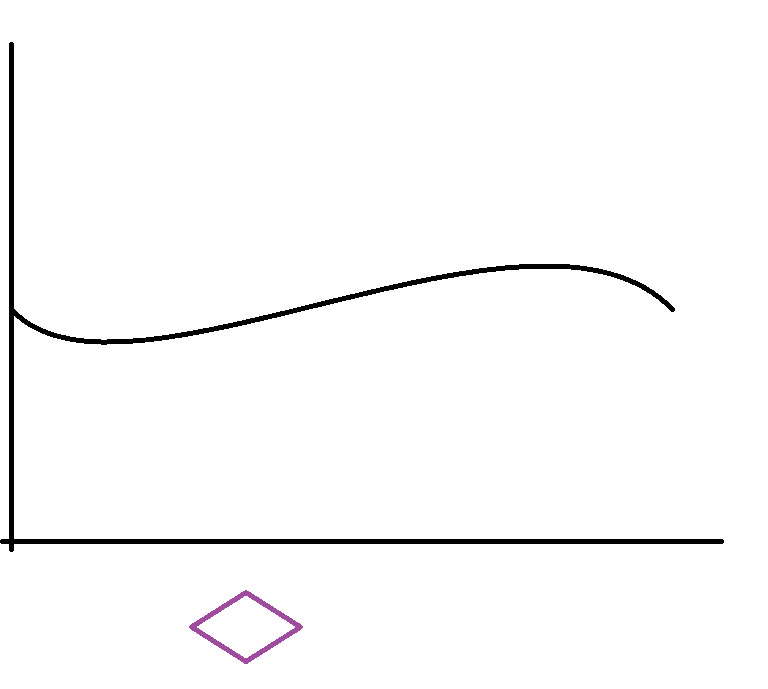
#> input picture audioWAV/test/source/expected.jpg, 768 x 689 px, found by its file name
$ python photo.py   (Python 2 division)
#> lines starting #> are read from the running program, lines starting #| are printed output that depends on the picture
### audioWAV/getPhotoPath.py
__author__ = 'eleanor.cui'
import json
import csv

# [17 lines left out: functions write_photo_path_inJSON, load_photo_path_inJSON, write_photo_path_inCSV, not called in this run]

def load_photo_path_inCSV(filePath):
#> called with filePath = 'filePath.csv'
    fp=file(filePath,'rU')
#> (reads audioWAV/filePath.csv from the repository)
    reader=csv.DictReader(fp)
    caseList=[]
    for row in reader:
        # print row['CaseNumber'],row['ExpectedPath'],row['ActualPath']
        # print row
        caseList.append(row)
#> in get_result, eImg is the input picture: PIL image 768x689 RGB; mean R, G, B 250.1, 249.9, 250.1
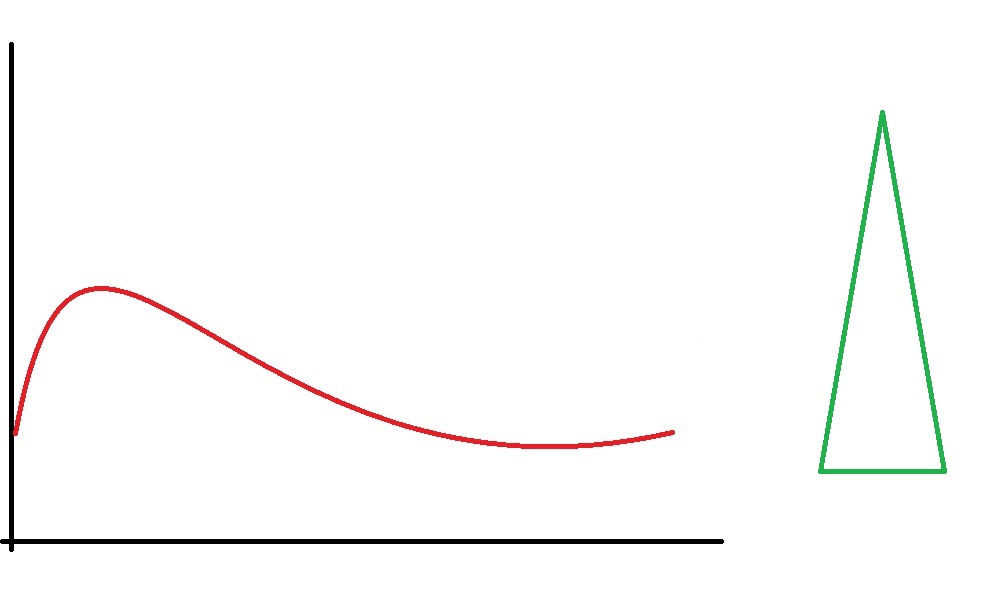
#> input picture audioWAV/test/source/actual.jpg, 984 x 614 px, found by its file name
#> in get_result, aImg is the input picture: PIL image 984x614 RGB; mean R, G, B 250.5, 250.3, 249.7
    # print caseList[0]['CaseNumber']
    fp.close()
    return caseList

# [7 lines that do not run on import are left out]

### audioWAV/mergePhoto.py
__author__ = 'eleanor.cui'
# -*- coding: utf-8 -*-
import Image
import random
import ImageEnhance


def save_image(img,url,caseNum='new'):
    i = random.randint(0,100)
    img.save(url+caseNum+'_%d.png'%i)
    return (url+caseNum+'_%d.png'%i)

# Make img size to the same, add white border if the img is small
def make_img_to_same_size(img1,img2):
    x1,y1=img1.size
#> x1 = 768; y1 = 689
    x2,y2=img2.size
#> x2 = 984; y2 = 614
    if x1>=x2:
        x=x1
    else:
        x=x2
#> x = 984
    if y1>=y2:
        y=y1
#> y = 689
    else:
        y=y2
    nImg1=Image.new('RGBA',(x,y),"white")
#> nImg1: PIL image 984x689 RGBA; every value is 255
    nImg1.paste(img1,(0,0,x1,y1))
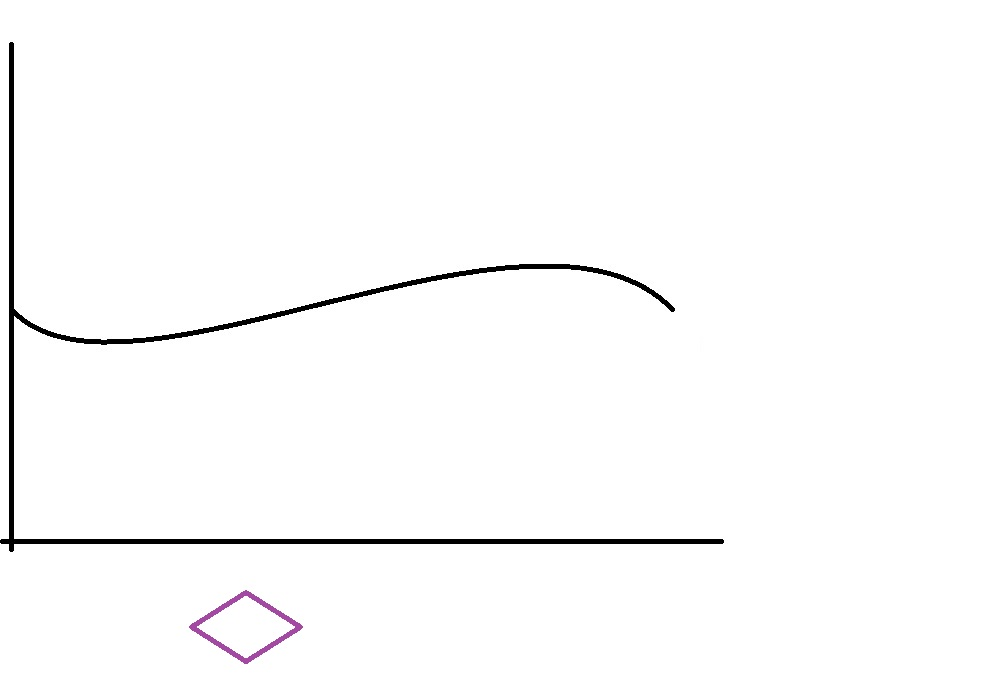
#> nImg1: PIL image 984x689 RGBA; mean R, G, B, A 251.2, 251.1, 251.2, 255
    nImg2=Image.new('RGBA',(x,y),"white")
    nImg2.paste(img2,(0,0,x2,y2))
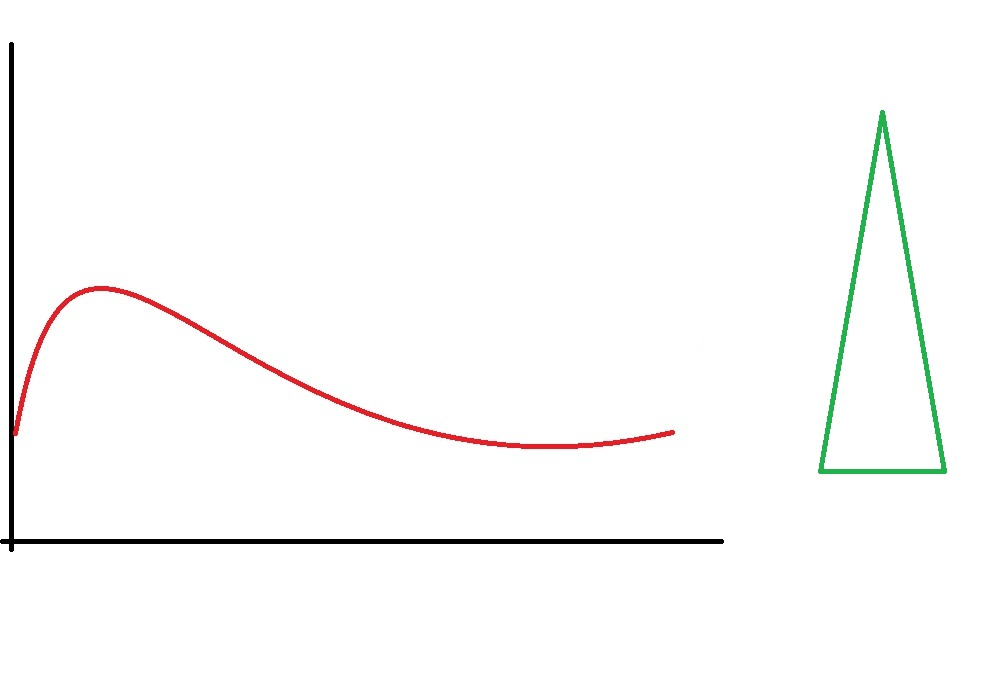
#> nImg2: PIL image 984x689 RGBA; mean R, G, B, A 250.9, 250.8, 250.2, 255
    # save_image(nImg1,'test/0TEST/draft')
    # save_image(nImg2,'test/0TEST/draft')
    return nImg1,nImg2

# calculate opacity status
# [13 lines left out: function reduce_opacity, not called in this run]

##
# Using a mark layer to merge pics. Total opacity is 1 for mark and background.
# @opacity =0 get backgroundImg
# @opacity =1 get markImg
##
def composite_img_with_opacity(markImg,backgroundImg,opacity=1):
    markImg,backgroundImg=make_img_to_same_size(markImg,backgroundImg)
    if opacity<=1:
        if markImg.mode != 'RGBA':
            mark = markImg.convert('RGBA')
        else:
          mark = markImg.copy()
        alpha = mark.split()[3]
#> alpha: PIL image 984x689 L; every value is 255
        #r,g,b,alpha=im.split()
        alpha = ImageEnhance.Brightness(alpha).enhance(opacity)
#> alpha: PIL image 984x689 L; every value is 127
        mark.putalpha(alpha)
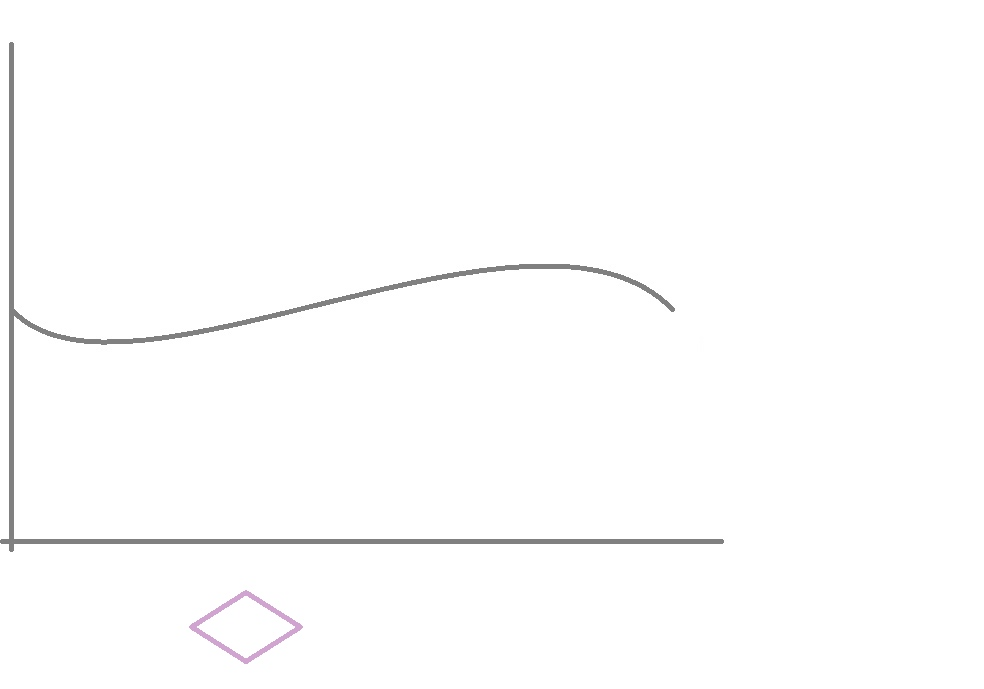
#> mark: PIL image 984x689 RGBA; mean R, G, B, A 251.2, 251.1, 251.2, 127; transparent parts drawn white
    return Image.composite(markImg,backgroundImg,mark)
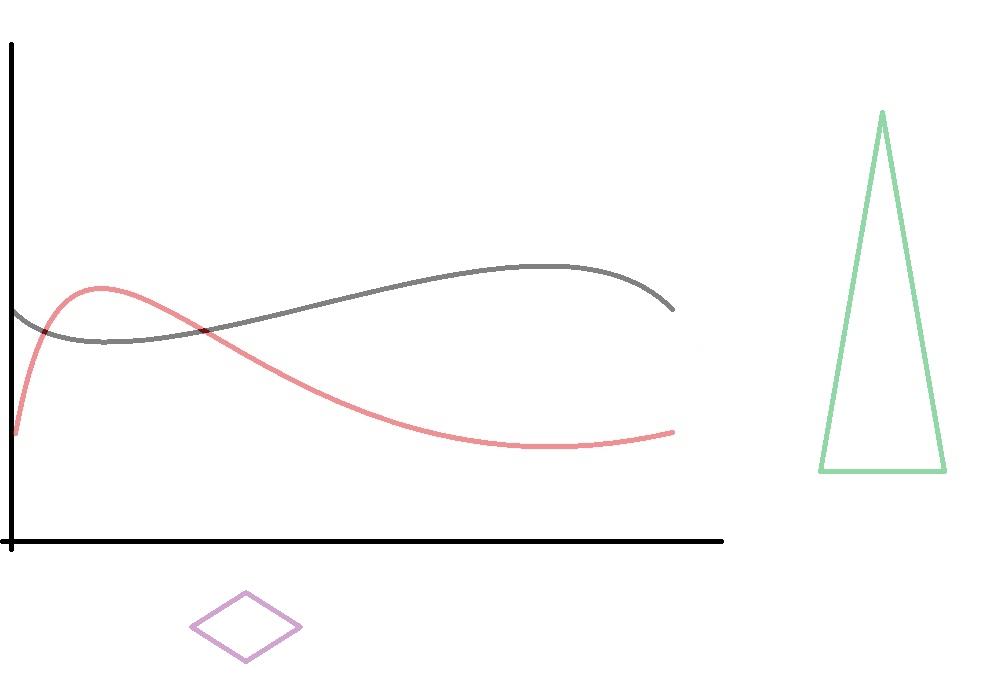
#> returned value: PIL image 984x689 RGBA; mean R, G, B, A 251.1, 250.9, 250.7, 255


##
# Total opacity is 1 for mark and background.
# @opacity =0 get markImg
# @opacity =1 get backgroundImg
##
# [7 lines left out: function blend_img_with_opacity, not called in this run]


# Debug functions
def get_image_info(img):
    return img.format,img.size,img.mode


# [9 lines that do not run on import are left out]

### audioWAV/photo.py
__author__ = 'eleanor.cui'
import Image
import mergePhoto
import getPhotoPath

# [5 lines of commented-out code are left out]
def get_result():
    sourceFP='filePath.csv'
    resultPath='test/0TEST/result/'
    opacity = 0.5
    caseList = getPhotoPath.load_photo_path_inCSV(sourceFP)
    for case in caseList:
        if case['ExpectedPath']=='':
            continue
        else:
            print case['ExpectedPath']
            print case['ActualPath']
            print case['CaseNumber']
            eImg=Image.open(case['ExpectedPath'])
            aImg=Image.open(case['ActualPath'])
            nImg=mergePhoto.composite_img_with_opacity(eImg,aImg,opacity)
            mergePhoto.save_image(nImg,resultPath,case['CaseNumber'])
            print case['CaseNumber']+'Completed'
    print'Done'

if __name__ == '__main__':
#> (the run stopped early here; a loop or call above may not have finished)
